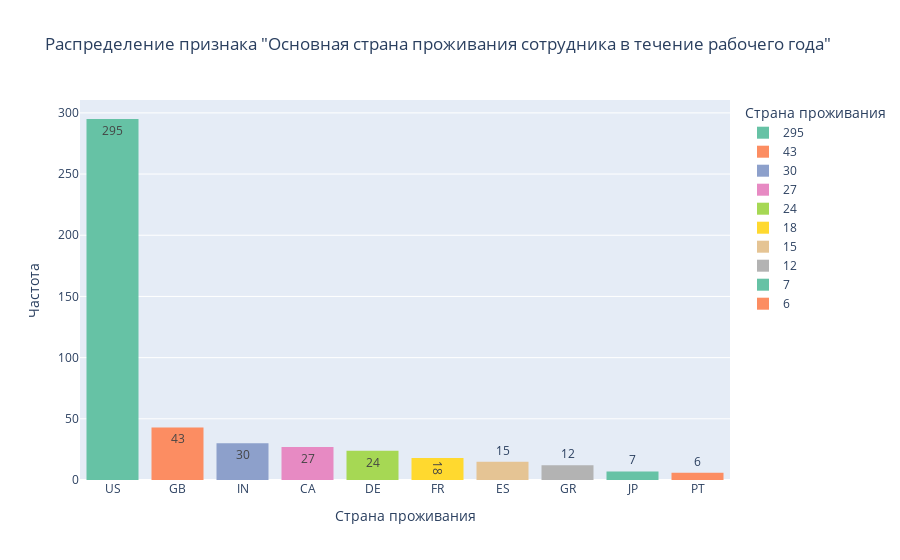

The code cell stored with this chart in its notebook:
### Markdown cell above
* Распределение признака "Основная страна проживания сотрудника в течение рабочего года в виде кода страны ISO 3166" (категориальный признак)

### Code cell
# Опрелелим, сколько всего стран в датасете и сколько сотрудников в них проживают:

employee_residence_counts = data['employee_residence'].value_counts().to_frame()
display(employee_residence_counts)

# Построим гистограмму распределения ТОП-10 стран проживания:
employee_residence_hist = employee_residence_counts.head(10)

fig = px.histogram(employee_residence_hist, x = employee_residence_hist.index, y = 'employee_residence', 
                   title = 'Распределение признака "Основная страна проживания сотрудника в течение рабочего года"', 
                   labels = {'employee_residence': 'Страна проживания'}, text_auto = True, color = 'employee_residence', 
                   color_discrete_sequence = px.colors.qualitative.Set2)
fig.update_layout(xaxis_title_text = 'Страна проживания', yaxis_title_text='Частота')
fig.show()

### Figure 1 — Plotly figure (JSON) as saved in the notebook; plotly's stock layout.template omitted (floating-point values rounded to 4 significant figures)
{"data": [{"alignmentgroup": "True", "bingroup": "x", "histfunc": "sum", "hovertemplate": "Страна проживания=295<br>index=%{x}<br>sum of Страна проживания=%{y}<extra></extra>", "legendgroup": "295", "marker": {"color": "rgb(102,194,165)", "pattern": {"shape": ""}}, "name": "295", "offsetgroup": "295", "orientation": "v", "showlegend": true, "texttemplate": "%{value}", "type": "histogram", "x": ["US"], "xaxis": "x", "y": [295], "yaxis": "y"}, {"alignmentgroup": "True", "bingroup": "x", "histfunc": "sum", "hovertemplate": "Страна проживания=43<br>index=%{x}<br>sum of Страна проживания=%{y}<extra></extra>", "legendgroup": "43", "marker": {"color": "rgb(252,141,98)", "pattern": {"shape": ""}}, "name": "43", "offsetgroup": "43", "orientation": "v", "showlegend": true, "texttemplate": "%{value}", "type": "histogram", "x": ["GB"], "xaxis": "x", "y": [43], "yaxis": "y"}, {"alignmentgroup": "True", "bingroup": "x", "histfunc": "sum", "hovertemplate": "Страна проживания=30<br>index=%{x}<br>sum of Страна проживания=%{y}<extra></extra>", "legendgroup": "30", "marker": {"color": "rgb(141,160,203)", "pattern": {"shape": ""}}, "name": "30", "offsetgroup": "30", "orientation": "v", "showlegend": true, "texttemplate": "%{value}", "type": "histogram", "x": ["IN"], "xaxis": "x", "y": [30], "yaxis": "y"}, {"alignmentgroup": "True", "bingroup": "x", "histfunc": "sum", "hovertemplate": "Страна проживания=27<br>index=%{x}<br>sum of Страна проживания=%{y}<extra></extra>", "legendgroup": "27", "marker": {"color": "rgb(231,138,195)", "pattern": {"shape": ""}}, "name": "27", "offsetgroup": "27", "orientation": "v", "showlegend": true, "texttemplate": "%{value}", "type": "histogram", "x": ["CA"], "xaxis": "x", "y": [27], "yaxis": "y"}, {"alignmentgroup": "True", "bingroup": "x", "histfunc": "sum", "hovertemplate": "Страна проживания=24<br>index=%{x}<br>sum of Страна проживания=%{y}<extra></extra>", "legendgroup": "24", "marker": {"color": "rgb(166,216,84)", "pattern": {"shape": ""}}, "name": "24", "offsetgroup": "24", "orientation": "v", "showlegend": true, "texttemplate": "%{value}", "type": "histogram", "x": ["DE"], "xaxis": "x", "y": [24], "yaxis": "y"}, {"alignmentgroup": "True", "bingroup": "x", "histfunc": "sum", "hovertemplate": "Страна проживания=18<br>index=%{x}<br>sum of Страна проживания=%{y}<extra></extra>", "legendgroup": "18", "marker": {"color": "rgb(255,217,47)", "pattern": {"shape": ""}}, "name": "18", "offsetgroup": "18", "orientation": "v", "showlegend": true, "texttemplate": "%{value}", "type": "histogram", "x": ["FR"], "xaxis": "x", "y": [18], "yaxis": "y"}, {"alignmentgroup": "True", "bingroup": "x", "histfunc": "sum", "hovertemplate": "Страна проживания=15<br>index=%{x}<br>sum of Страна проживания=%{y}<extra></extra>", "legendgroup": "15", "marker": {"color": "rgb(229,196,148)", "pattern": {"shape": ""}}, "name": "15", "offsetgroup": "15", "orientation": "v", "showlegend": true, "texttemplate": "%{value}", "type": "histogram", "x": ["ES"], "xaxis": "x", "y": [15], "yaxis": "y"}, {"alignmentgroup": "True", "bingroup": "x", "histfunc": "sum", "hovertemplate": "Страна проживания=12<br>index=%{x}<br>sum of Страна проживания=%{y}<extra></extra>", "legendgroup": "12", "marker": {"color": "rgb(179,179,179)", "pattern": {"shape": ""}}, "name": "12", "offsetgroup": "12", "orientation": "v", "showlegend": true, "texttemplate": "%{value}", "type": "histogram", "x": ["GR"], "xaxis": "x", "y": [12], "yaxis": "y"}, {"alignmentgroup": "True", "bingroup": "x", "histfunc": "sum", "hovertemplate": "Страна проживания=7<br>index=%{x}<br>sum of Страна проживания=%{y}<extra></extra>", "legendgroup": "7", "marker": {"color": "rgb(102,194,165)", "pattern": {"shape": ""}}, "name": "7", "offsetgroup": "7", "orientation": "v", "showlegend": true, "texttemplate": "%{value}", "type": "histogram", "x": ["JP"], "xaxis": "x", "y": [7], "yaxis": "y"}, {"alignmentgroup": "True", "bingroup": "x", "histfunc": "sum", "hovertemplate": "Страна проживания=6<br>index=%{x}<br>sum of Страна проживания=%{y}<extra></extra>", "legendgroup": "6", "marker": {"color": "rgb(252,141,98)", "pattern": {"shape": ""}}, "name": "6", "offsetgroup": "6", "orientation": "v", "showlegend": true, "texttemplate": "%{value}", "type": "histogram", "x": ["PT"], "xaxis": "x", "y": [6], "yaxis": "y"}], "layout": {"barmode": "relative", "legend": {"title": {"text": "Страна проживания"}, "tracegroupgap": 0}, "title": {"text": "Распределение признака \"Основная страна проживания сотрудника в течение рабочего года\""}, "xaxis": {"anchor": "y", "domain": [0, 1], "title": {"text": "Страна проживания"}}, "yaxis": {"anchor": "x", "categoryarray": [6, 7, 12, 15, 18, 24, 27, 30, 43, 295], "categoryorder": "array", "domain": [0, 1], "title": {"text": "Частота"}}}}
